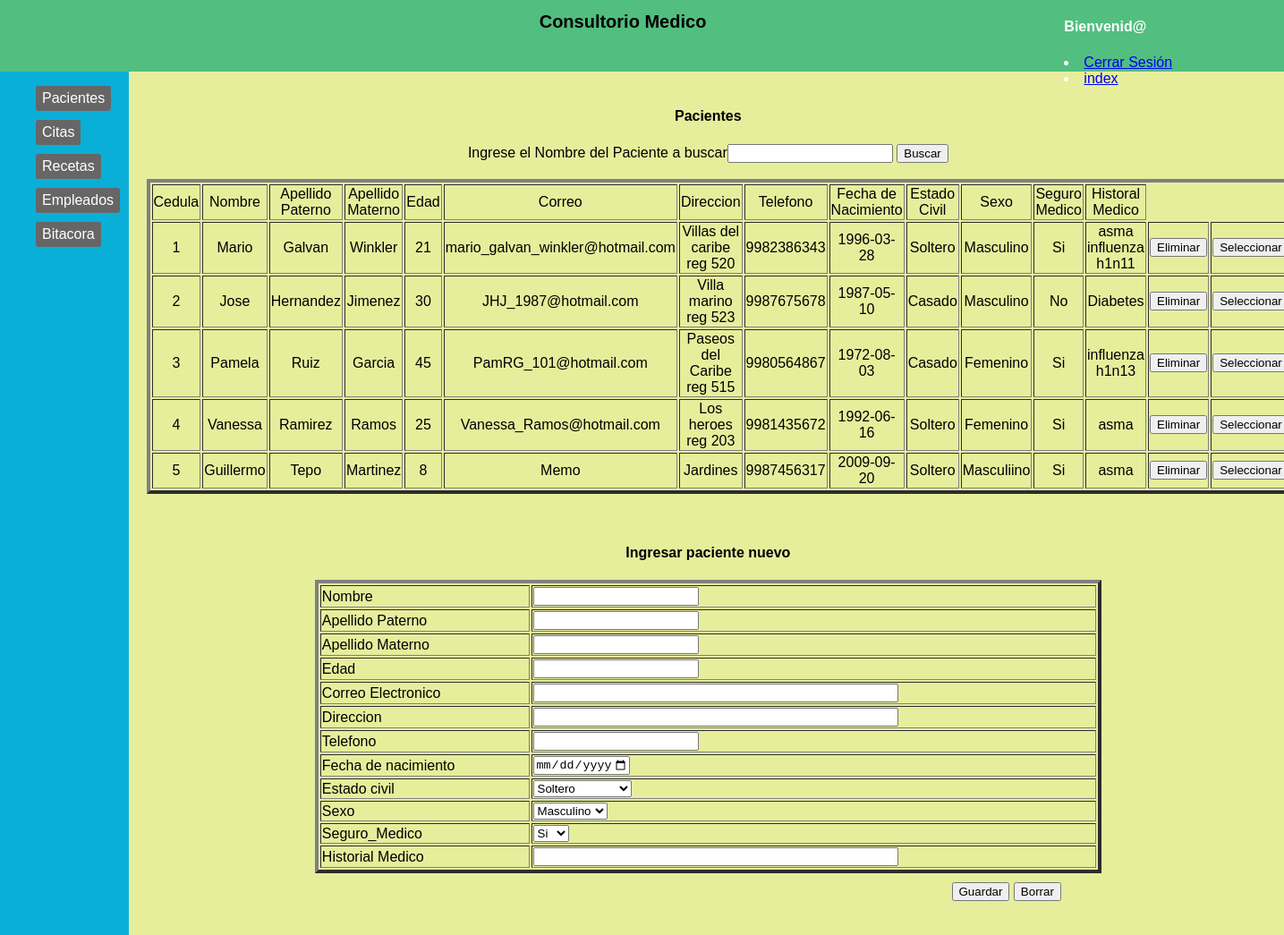
The app's page /Admin/Pacientes.php with its own data.
### tables this page shows
CREATE TABLE `pacientes` (
  `Id_Cedula` int(11) NOT NULL,
  `Nombre` varchar(45) DEFAULT NULL,
  `Ap_Pa` varchar(45) DEFAULT NULL,
  `Ap_Ma` varchar(45) DEFAULT NULL,
  `Edad` int(11) DEFAULT NULL,
  `Correo` varchar(45) DEFAULT '***',
  `Direccion` varchar(85) DEFAULT NULL,
  `Telefono` varchar(15) DEFAULT NULL,
  `Fecha_Nacimiento` date DEFAULT NULL,
  `Estado_Civil` varchar(45) DEFAULT NULL,
  `Sexo` varchar(45) DEFAULT NULL,
  `Seguro_Medico` varchar(45) DEFAULT NULL,
  `Historial_Medico` varchar(200) DEFAULT NULL
);

### Admin/Pacientes.php (the view, shortened to what this page needs)
	<!DOCTYPE html>
	<html>
	<head>
		<link rel="stylesheet" type="text/css" href="css/Consultorio.css">
	</head>
	<body>
		<div id="header">
			<h1> Consultorio Medico </H1>
				<div style="position:relative; top:0px; left:400px;">
					<h4>Bienvenid@ <strong><?php echo $_SESSION['user'];?></strong> </h4>
					<li><a href="desconectar.php"> Cerrar Sesión </a></li>
					<li><a href="index.php"> index </a></li>
				</div>
			</div>
			<div id="sidebar">
				<ul class="nav">
					<li><a href="Pacientes.php">Pacientes </a></li>
					<li><a href="Citas.php">Citas </a></li>
					<li><a href="Recetas.php">Recetas </a></li>
<li><a href="Empleados.php">Empleados </a></li>
<li><a href="Bitacora.php">Bitacora </a></li>
				</ul>
			</div>
			<div id="content" >
				<div align = "center" >
					<h4>Pacientes</H4>
						<form action = "Buscar_Pacientes.php" method = "post">
							Ingrese el Nombre del Paciente a buscar<input type="text" name="Nombre" size="20">
							<input type="submit" value="Buscar" name="Buscar"> <br><br>
						</form>
					</div>
					<form action="">
						<?php
						require("Config.php");
						if($enlace = mysqli_connect($serv,$usu,$pass,$bd))
						{
						}
						else{
							echo "No se pudo conectar".mysqli_connect_error();
						}
						$sql1 = ("Select * from pacientes ");
						$Basesd = mysqli_query($enlace,$sql1)
						or die("Problem".mysqli_error($enlace,$sql1));
						echo"<table align = center border = 4 Width=100>";
						echo"<tr>";
						echo"<td align = center>Cedula</td>";
						echo"<td align = center>Nombre</td>";
						echo"<td align = center>Apellido Paterno</td>";
						echo"<td align = center>Apellido Materno</td>";
						echo"<td align = center>Edad</td>";
						echo"<td align = center>Correo</td>";
						echo"<td align = center>Direccion</td>";
						echo"<td align = center>Telefono</td>";
						echo"<td align = center>Fecha de Nacimiento</td>";
						echo"<td align = center>Estado Civil </td>";
						echo"<td align = center>Sexo </td>";
						echo"<td align = center>Seguro Medico </td>";
						echo"<td align = center>Historal Medico </td>";
						echo"</tr>";
						while($fila = mysqli_fetch_array($Basesd))
						{
							echo"<tr>";
							echo"<td align = center >$fila[0]</td>";
							echo"<td align = center >$fila[1]</td>";
							echo"<td align = center >$fila[2]</td>";
							echo"<td align = center >$fila[3]</td>";
							echo"<td align = center >$fila[4]</td>";
							echo"<td align = center >$fila[5]</td>";
							echo"<td align = center >$fila[6]</td>";
							echo"<td align = center >$fila[7]</td>";
							echo"<td align = center >$fila[8]</td>";
							echo"<td align = center >$fila[9]</td>";
							echo"<td align = center >$fila[10]</td>";
							echo"<td align = center >$fila[11]</td>";
							echo"<td align = center >$fila[12]</td>";
							echo"<td><form method='post' action=''> \n
							<input type='hidden' name='eliminar' value='".$fila["Id_Cedula"]."'>
							<input type='submit' value='Eliminar'>
							</form></td>";
							echo"<td><form method='post' action=''> \n
							<input type='hidden' name='modificaar' value='".$fila["Id_Cedula"]."'>
							<input type='submit' value='Seleccionar'>
							</form></td>";
							echo"</tr>";
						}
						echo"</table><br><br>";
 ?>
</form>
<div align="Center" >
	<h4>Ingresar paciente nuevo</H4>
	</div>
	<form action = "Ing_Pacientes.php" method = "post">
		<table width = "70%"  align ="center"border = "4">
<tr>
				<td>
					Nombre
				</td>
				<td>
					<input type = "text" id= "Nombre" name = "Nombre" value = ""/>
				</td>
			<tr>
				<td>
					Apellido Paterno
				</td>
				<td>
					<input type = "text" id= "Apellido_Pa" name = "Apellido_Pa" value = ""/>
				</td>
			</tr>
			<tr>
				<td>
					Apellido Materno
				</td>
				<td>
					<input type = "text" id= "Apellido_Ma" name = "Apellido_Ma" value = ""/>
				</td>
			</tr>
			<tr>
				<td>
					Edad
				</td>
				<td>
					<input type="number" id= "Edad"  name = "Edad" value = ""/>
				</td>
			</tr><tr>
			<td>
				Correo Electronico
			</td>
			<td>
				<input type = "text" style="Width:400px" id= "Correo" name = "Correo" value = ""/>
			</td>
		</tr>
		<tr>
			<td>
				Direccion
			</td>
			<td>
				<input type = "text" style="Width:400px" id= "Direccion" name = "Direccion" value = ""/>
			</td>
		</tr>
		<tr>
			<td>
				Telefono
			</td>
			<td>
				<input type = "text"  maxlength="10" id= "Telefono" name = "Telefono"  onkeypress ="return isNumberKey(event,'NR')" value = ""/>
			</td>
		</tr>
		<tr>
			<td>
				Fecha de nacimiento
			</td>
			<td>
				<input type="date" name="Cumpleanios" step="1" min="1930-01-01" max="2017-01-01" value="">										</td>
			</tr>
			<tr>
				<td>
					Estado civil
				</td>
				<td>
					<Select Name="Estado_civil" Size =1>
						<OPTION VALUE = "Soltero">Soltero</OPTION>
					</select>
				</td>
			</tr>
			<tr>
				<td>
					Sexo
				</td>
				<td>
					<Select Name="Sexo" Size =1>
						<OPTION VALUE = "Masculino">Masculino</OPTION>
					</select>
				</td>
			</tr>
			<tr>
				<td>
					Seguro_Medico
				</td>
				<td>
					<Select Name="Seguro_Medico" Size =1>
						<OPTION VALUE = "Si">Si</OPTION>
					</select>
				</td>
			</tr>
		</tr>
			<tr>
			<td>
				Historial Medico
			</td>
			<td>
				<input type = "text" style="Width:400px" id= "Historial_Medico" name = "Historial_Medico" value = ""/>
			</td>
		</tr>
	</table>
	<input type = "submit" style="position:relative; top:10px; left:900px;" name ="enviar" value = "Guardar" />
	<input type = "reset" style="position:relative; top:10px; left:900px;" name ="Borrar" value = "Borrar" />
</form>
</div>
</body>
</html>

### Admin/css/Consultorio.css (style rules this page uses)
body { background-color: #E6EE9C; margin: 0; padding: 0; font-family: Helvetica; }
#header { display: flex; width: 100%; height: 80px; position: fixed; top: 0; z-index: 10001; background:#52BE80; color: white; height: 80px; width: 100%; left: 0; top: 0; position: fixed; }
#header > h1 { color: #050000; margin-left: 42%; font-size:20px; }
#sidebar > .nav { display: inline-block; list-style: none; }
#sidebar > .nav li { margin-bottom: 10px; border-radius: 3px; cursor: pointer; display: inline-block; padding: 5px; padding-left: 7px; padding-right: 7px; background-color: #666; transition: 1s; -webkit-transition: 1s; -moz-transition: 1s; -o-transition: 1s; }
#sidebar > .nav > li > a { color: #FFF; text-decoration: none; }
#sidebar { background-color:#0AAFD8; position: fixed; left: 0; width: 10%; height: 100%; margin-top: 0px; }
#content { display: block; background-color: #E6EE9C; min-height: 80%; margin-top: 80px; margin-left: 10%; width: 87.5%; padding: 20px; margin-bottom: 100px; }

### records on screen
pacientes: Id_Cedula "1", Nombre "Mario", Ap_Pa "Galvan", Ap_Ma "Winkler", Edad "21", Correo "mario_galvan_winkler@hotmail.com", Direccion "Villas del caribe reg 520", Telefono "9982386343", Fecha_Nacimiento "1996-03-28", Estado_Civil "Soltero", Sexo "Masculino", Seguro_Medico "Si", Historial_Medico "asma influenza h1n11"
pacientes: Id_Cedula "2", Nombre "Jose", Ap_Pa "Hernandez", Ap_Ma "Jimenez", Edad "30", Correo "JHJ_1987@hotmail.com", Direccion "Villa marino reg 523", Telefono "9987675678", Fecha_Nacimiento "1987-05-10", Estado_Civil "Casado", Sexo "Masculino", Seguro_Medico "No", Historial_Medico "Diabetes"
pacientes: Id_Cedula "3", Nombre "Pamela", Ap_Pa "Ruiz", Ap_Ma "Garcia", Edad "45", Correo "PamRG_101@hotmail.com", Direccion "Paseos del Caribe reg 515", Telefono "9980564867", Fecha_Nacimiento "1972-08-03", Estado_Civil "Casado", Sexo "Femenino", Seguro_Medico "Si", Historial_Medico "influenza h1n13"
pacientes: Id_Cedula "4", Nombre "Vanessa", Ap_Pa "Ramirez", Ap_Ma "Ramos", Edad "25", Correo "Vanessa_Ramos@hotmail.com", Direccion "Los heroes reg 203", Telefono "9981435672", Fecha_Nacimiento "1992-06-16", Estado_Civil "Soltero", Sexo "Femenino", Seguro_Medico "Si", Historial_Medico "asma"
pacientes: Id_Cedula "5", Nombre "Guillermo", Ap_Pa "Tepo", Ap_Ma "Martinez", Edad "8", Correo "Memo", Direccion "Jardines", Telefono "9987456317", Fecha_Nacimiento "2009-09-20", Estado_Civil "Soltero", Sexo "Masculiino", Seguro_Medico "Si", Historial_Medico "asma"
